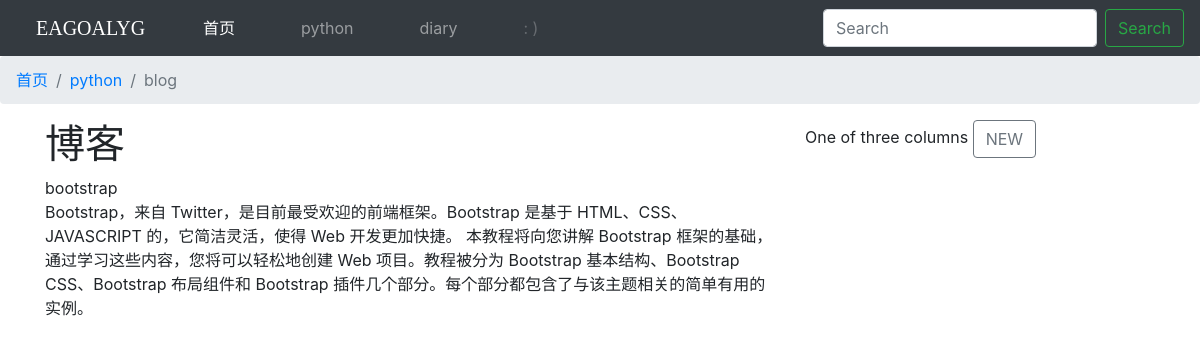
Screenshot of /3/ with the database file from the repository.
### blog/models.py (models this page shows, shortened)
class BlogType(models.Model):
    type_name = models.CharField(max_length=15)

class Blog(models.Model):
    title = models.CharField(max_length=30)
    blog_type = models.ForeignKey(BlogType, on_delete=models.DO_NOTHING)
    created_at = models.DateTimeField(auto_now_add=True)
    content = models.TextField()
    author = models.ForeignKey(User, on_delete=models.DO_NOTHING)

### blog/views.py (the view)
# urls.py: path('<int:blog_pk>/', views.blog_detail, name='blog_detail'),
def blog_detail(request, blog_pk):
    blog = get_object_or_404(Blog, pk=blog_pk)
    blog_types = BlogType.objects.all()
    context = {'blog': blog, 'blog_types':blog_types}
    return render(request, 'blog/blog_detail.html', context)

### blog/templates/blog/blog_detail.html (shortened to what this page needs)
{% extends 'blog/base.html' %}
{% load static %}
{% block breadcrumb %}
<nav aria-label="breadcrumb">
  	<ol class="breadcrumb">
    	<li class="breadcrumb-item"><a href="{% url 'blog:index' %}">首页</a></li>
    	<li class="breadcrumb-item"><a href="{% url 'blog:blog_classification' blog.blog_type.pk %}">{{ blog.blog_type.type_name }}</a></li>
    	<li class="breadcrumb-item active" aria-current="page">blog</li>
 	</ol>
</nav>
{% endblock %}
{% block content %}
<h1>博客</h1>
<ul>
    <li>{{ blog.title }}</li>
    <li>{{ blog.content }}</li>
</ul>
{% endblock %}

### blog/templates/blog/base.html (shortened to what this page needs)
{% load static %}
<!DOCTYPE html>
<html lang="en">
<head>
	<link href="{% static 'blog/google-font.css' %}" rel="stylesheet">
	<link rel="stylesheet" href="{% static 'blog/blog.css' %}">
	<link rel="stylesheet" href="{% static 'base.css' %}">
	<link rel="stylesheet" href="{% static 'bootstrap-4.4.1-dist/css/bootstrap.min.css' %}">
</head>
<body>
	<nav class="fixed-top">
		<nav class="navbar navbar-expand-lg navbar-dark bg-dark">
			<a class="navbar-brand mr-auto mr-lg-0" href="{% url 'blog:index' %}">EAGOALYG</a>
			<div class="collapse navbar-collapse" id="navbarNav">
				<ul class="navbar-nav mr-auto">
					<li class="nav-item active">
				        <a class="nav-link" href="{% url 'blog:index' %}">首页<span class="sr-only">(current)</span></a>
				    </li>
					{% for blog_type in blog_types %}
					<li class="nav-item">
			        	<a class="nav-link" href="{% url 'blog:blog_classification' blog_type.pk %}">{{ blog_type.type_name }}</a>
			    	</li>
					{% endfor %}
					 <li class="nav-item">
					 	<a class="nav-link disabled" href="#" tabindex="-1" aria-disabled="true">: )</a>
					 </li>
				</ul>
				<form class="form-inline my-2 my-lg-0">
			      	<input class="form-control mr-sm-2" type="search" placeholder="Search" aria-label="Search">
			      	<button class="btn btn-outline-success my-2 my-sm-0" type="submit">Search</button>
			    </form>
			</div>
		</nav>
		{% block breadcrumb %}{% endblock %}
	</nav>
	<div class="container">
	  	<div class="row">
	    	<div class="col-md-8">
				{% block content %}{% endblock %}
	    	</div>
	    	<div class="col-md-4">
	      		One of three columns
	      		<a class="btn btn-outline-secondary" href="{% url 'blog:new_blog' %}" role="button">NEW</a>
	    	</div>
	  	</div>
	</div>
</body>
</html>

### blog/static/blog/blog.css (style rules this page uses)
.navbar-brand { font-family: 'Pacifico', cursive; padding-left: 20px; }
.navbar-nav { padding-left: 80px; }
.nav-item { padding-left: 50px; }
.container { padding-top: 120px; }

### static/base.css (style rules this page uses)
* { margin: 0; padding: 0; }
ul { list-style-type: none; }

### rows the page displays
BlogType: type_name "python"
BlogType: type_name "diary"
Blog: blog_type.type_name "python", title "bootstrap", content "Bootstrap，来自 Twitter，是目前最受欢迎的前端框架。Bootstrap 是基于 HTML、CSS、JAVASCRIPT 的，它简洁灵活，使得 Web 开发更加快捷。 本教程将向您讲解 Bootstrap 框架的基础，通过学习这些内容，您将可以轻松地创建 Web 项目。教程被分为 Bootstrap 基本结构、Bootstrap CSS、Bootstrap 布局组件和 Bootstrap 插件几个部分。每个部分都包含了与该主题相关的简单有用的实例。"
